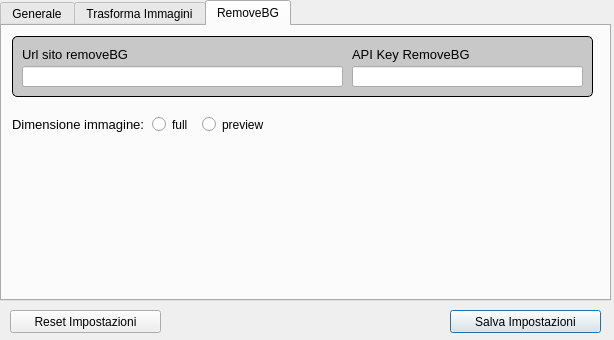
<?xml version="1.0" encoding="UTF-8"?>
<ui version="4.0">
 <class>Options</class>
 <widget class="QDialog" name="Options">
  <property name="geometry">
   <rect>
    <x>0</x>
    <y>0</y>
    <width>614</width>
    <height>340</height>
   </rect>
  </property>
  <property name="maximumSize">
   <size>
    <width>614</width>
    <height>340</height>
   </size>
  </property>
  <property name="windowTitle">
   <string>Impostazioni</string>
  </property>
  <widget class="QPushButtonGreen" name="saveSettings">
   <property name="geometry">
    <rect>
     <x>450</x>
     <y>310</y>
     <width>151</width>
     <height>23</height>
    </rect>
   </property>
   <property name="text">
    <string>Salva Impostazioni</string>
   </property>
  </widget>
  <widget class="QTabWidget" name="tabWidget">
   <property name="geometry">
    <rect>
     <x>0</x>
     <y>0</y>
     <width>611</width>
     <height>301</height>
    </rect>
   </property>
   <property name="currentIndex">
    <number>2</number>
   </property>
   <widget class="QWidget" name="tab">
    <attribute name="title">
     <string>Generale</string>
    </attribute>
    <widget class="Line" name="trasformaImmaginiBox">
     <property name="geometry">
      <rect>
       <x>10</x>
       <y>10</y>
       <width>581</width>
       <height>61</height>
      </rect>
     </property>
     <property name="styleSheet">
      <string notr="true">border: 1px solid black;
background-color: rgb(200, 200, 200);
border-radius: 5px;</string>
     </property>
     <property name="orientation">
      <enum>Qt::Vertical</enum>
     </property>
    </widget>
    <widget class="QLabel" name="label">
     <property name="geometry">
      <rect>
       <x>20</x>
       <y>20</y>
       <width>211</width>
       <height>16</height>
      </rect>
     </property>
     <property name="font">
      <font>
       <pointsize>10</pointsize>
      </font>
     </property>
     <property name="text">
      <string>Directory di default</string>
     </property>
    </widget>
    <widget class="QLineEdit" name="directoryBackup">
     <property name="geometry">
      <rect>
       <x>20</x>
       <y>40</y>
       <width>421</width>
       <height>21</height>
      </rect>
     </property>
     <property name="readOnly">
      <bool>true</bool>
     </property>
    </widget>
    <widget class="QPushButtonRed" name="deleteDirectory">
     <property name="geometry">
      <rect>
       <x>450</x>
       <y>40</y>
       <width>23</width>
       <height>23</height>
      </rect>
     </property>
     <property name="font">
      <font>
       <pointsize>9</pointsize>
      </font>
     </property>
     <property name="text">
      <string>X</string>
     </property>
    </widget>
    <widget class="QPushButtonBlue" name="chooseDirectory">
     <property name="geometry">
      <rect>
       <x>480</x>
       <y>40</y>
       <width>101</width>
       <height>23</height>
      </rect>
     </property>
     <property name="font">
      <font>
       <pointsize>9</pointsize>
      </font>
     </property>
     <property name="text">
      <string>Scegli Directory</string>
     </property>
    </widget>
   </widget>
   <widget class="QWidget" name="tab_3">
    <attribute name="title">
     <string>Trasforma Immagini</string>
    </attribute>
    <widget class="QCheckboxCustom" name="ridimensionaMin">
     <property name="geometry">
      <rect>
       <x>10</x>
       <y>70</y>
       <width>241</width>
       <height>20</height>
      </rect>
     </property>
     <property name="font">
      <font>
       <pointsize>10</pointsize>
      </font>
     </property>
     <property name="toolTip">
      <string>&lt;html&gt;&lt;head/&gt;&lt;body&gt;&lt;p align=&quot;justify&quot;&gt;Ridimensiona la foto se minore del valore indicato&lt;/p&gt;&lt;/body&gt;&lt;/html&gt;</string>
     </property>
     <property name="text">
      <string>Ridimensiona se un lato è minore di</string>
     </property>
     <property name="checked">
      <bool>true</bool>
     </property>
    </widget>
    <widget class="QCheckboxCustom" name="ridimensionaMax">
     <property name="geometry">
      <rect>
       <x>10</x>
       <y>100</y>
       <width>251</width>
       <height>20</height>
      </rect>
     </property>
     <property name="font">
      <font>
       <pointsize>10</pointsize>
      </font>
     </property>
     <property name="toolTip">
      <string>&lt;html&gt;&lt;head/&gt;&lt;body&gt;&lt;p align=&quot;justify&quot;&gt;Ridimensiona la foto se minore del valore indicato&lt;/p&gt;&lt;/body&gt;&lt;/html&gt;</string>
     </property>
     <property name="text">
      <string>Ridimensiona se un lato è maggiore di</string>
     </property>
     <property name="checked">
      <bool>true</bool>
     </property>
    </widget>
    <widget class="QCheckboxCustom" name="trasformaQualita">
     <property name="geometry">
      <rect>
       <x>10</x>
       <y>11</y>
       <width>63</width>
       <height>20</height>
      </rect>
     </property>
     <property name="font">
      <font>
       <pointsize>10</pointsize>
      </font>
     </property>
     <property name="toolTip">
      <string>&lt;html&gt;&lt;head/&gt;&lt;body&gt;&lt;p&gt;Se non spuntato setta la qualità al massimo&lt;/p&gt;&lt;/body&gt;&lt;/html&gt;</string>
     </property>
     <property name="text">
      <string>Qualità</string>
     </property>
     <property name="checked">
      <bool>true</bool>
     </property>
    </widget>
    <widget class="QSpinBox" name="qualitaSalvataggio">
     <property name="geometry">
      <rect>
       <x>86</x>
       <y>10</y>
       <width>49</width>
       <height>22</height>
      </rect>
     </property>
     <property name="font">
      <font>
       <family>Helvetica</family>
       <pointsize>10</pointsize>
       <weight>50</weight>
       <italic>false</italic>
       <bold>false</bold>
      </font>
     </property>
     <property name="styleSheet">
      <string notr="true">QSpinBox
{
	background-color: rgb(245, 245, 245);
	border: 1px solid black;
	border-radius: 5px;
	padding-right: 15px;
	font: 10pt 'Helvetica';
}

QSpinBox::up-button
{
	subcontrol-origin: border;
    border-image: url(:/Files/Files/up.png);
    border-width: 1px;
	margin-right: 2px;
}

QSpinBox::up-button:hover
{
	subcontrol-origin: border;
    border-image: url(:/Files/Files/up.png);
    border-width: 1px;
	background-color: #6C6C6C;
}

QSpinBox::down-button
{
	subcontrol-origin: border;
    border-image: url(:/Files/Files/down.png);
    border-width: 1px;
	margin-right: 2px;
}

QSpinBox::down-button:hover
{
	subcontrol-origin: border;
    border-image: url(:/Files/Files/down.png);
    border-width: 1px;
	background-color: #6C6C6C;
}</string>
     </property>
     <property name="minimum">
      <number>1</number>
     </property>
     <property name="maximum">
      <number>100</number>
     </property>
     <property name="value">
      <number>85</number>
     </property>
    </widget>
    <widget class="QSpinBox" name="latoMin">
     <property name="geometry">
      <rect>
       <x>240</x>
       <y>69</y>
       <width>86</width>
       <height>22</height>
      </rect>
     </property>
     <property name="font">
      <font>
       <family>Helvetica</family>
       <pointsize>10</pointsize>
       <weight>50</weight>
       <italic>false</italic>
       <bold>false</bold>
      </font>
     </property>
     <property name="styleSheet">
      <string notr="true">QSpinBox
{
	background-color: rgb(245, 245, 245);
	border: 1px solid black;
	border-radius: 5px;
	padding-right: 15px;
	font: 10pt 'Helvetica';
}

QSpinBox::up-button
{
	subcontrol-origin: border;
    border-image: url(:/Files/Files/up.png);
    border-width: 1px;
	margin-right: 2px;
}

QSpinBox::up-button:hover
{
	subcontrol-origin: border;
    border-image: url(:/Files/Files/up.png);
    border-width: 1px;
	background-color: #6C6C6C;
}

QSpinBox::down-button
{
	subcontrol-origin: border;
    border-image: url(:/Files/Files/down.png);
    border-width: 1px;
	margin-right: 2px;
}

QSpinBox::down-button:hover
{
	subcontrol-origin: border;
    border-image: url(:/Files/Files/down.png);
    border-width: 1px;
	background-color: #6C6C6C;
}</string>
     </property>
     <property name="suffix">
      <string> Pixel</string>
     </property>
     <property name="minimum">
      <number>10</number>
     </property>
     <property name="maximum">
      <number>4000</number>
     </property>
     <property name="singleStep">
      <number>20</number>
     </property>
     <property name="value">
      <number>600</number>
     </property>
    </widget>
    <widget class="QSpinBox" name="latoMax">
     <property name="geometry">
      <rect>
       <x>255</x>
       <y>99</y>
       <width>86</width>
       <height>22</height>
      </rect>
     </property>
     <property name="font">
      <font>
       <family>Helvetica</family>
       <pointsize>10</pointsize>
       <weight>50</weight>
       <italic>false</italic>
       <bold>false</bold>
      </font>
     </property>
     <property name="styleSheet">
      <string notr="true">QSpinBox
{
	background-color: rgb(245, 245, 245);
	border: 1px solid black;
	border-radius: 5px;
	padding-right: 15px;
	font: 10pt 'Helvetica';
}

QSpinBox::up-button
{
	subcontrol-origin: border;
    border-image: url(:/Files/Files/up.png);
    border-width: 1px;
	margin-right: 2px;
}

QSpinBox::up-button:hover
{
	subcontrol-origin: border;
    border-image: url(:/Files/Files/up.png);
    border-width: 1px;
	background-color: #6C6C6C;
}

QSpinBox::down-button
{
	subcontrol-origin: border;
    border-image: url(:/Files/Files/down.png);
    border-width: 1px;
	margin-right: 2px;
}

QSpinBox::down-button:hover
{
	subcontrol-origin: border;
    border-image: url(:/Files/Files/down.png);
    border-width: 1px;
	background-color: #6C6C6C;
}</string>
     </property>
     <property name="suffix">
      <string> Pixel</string>
     </property>
     <property name="minimum">
      <number>10</number>
     </property>
     <property name="maximum">
      <number>9999</number>
     </property>
     <property name="singleStep">
      <number>20</number>
     </property>
     <property name="value">
      <number>4500</number>
     </property>
    </widget>
    <widget class="QSpinBox" name="percAumento">
     <property name="geometry">
      <rect>
       <x>200</x>
       <y>130</y>
       <width>61</width>
       <height>22</height>
      </rect>
     </property>
     <property name="font">
      <font>
       <family>Helvetica</family>
       <pointsize>10</pointsize>
       <weight>50</weight>
       <italic>false</italic>
       <bold>false</bold>
      </font>
     </property>
     <property name="styleSheet">
      <string notr="true">QSpinBox
{
	background-color: rgb(245, 245, 245);
	border: 1px solid black;
	border-radius: 5px;
	padding-right: 15px;
	font: 10pt 'Helvetica';
}

QSpinBox::up-button
{
	subcontrol-origin: border;
    border-image: url(:/Files/Files/up.png);
    border-width: 1px;
	margin-right: 2px;
}

QSpinBox::up-button:hover
{
	subcontrol-origin: border;
    border-image: url(:/Files/Files/up.png);
    border-width: 1px;
	background-color: #6C6C6C;
}

QSpinBox::down-button
{
	subcontrol-origin: border;
    border-image: url(:/Files/Files/down.png);
    border-width: 1px;
	margin-right: 2px;
}

QSpinBox::down-button:hover
{
	subcontrol-origin: border;
    border-image: url(:/Files/Files/down.png);
    border-width: 1px;
	background-color: #6C6C6C;
}</string>
     </property>
     <property name="suffix">
      <string>%</string>
     </property>
     <property name="minimum">
      <number>0</number>
     </property>
     <property name="maximum">
      <number>500</number>
     </property>
     <property name="value">
      <number>8</number>
     </property>
    </widget>
    <widget class="QLabel" name="label_10">
     <property name="geometry">
      <rect>
       <x>10</x>
       <y>134</y>
       <width>181</width>
       <height>16</height>
      </rect>
     </property>
     <property name="font">
      <font>
       <pointsize>10</pointsize>
      </font>
     </property>
     <property name="text">
      <string>Percentuale margine dal bordo</string>
     </property>
    </widget>
    <widget class="QLabel" name="label_11">
     <property name="geometry">
      <rect>
       <x>10</x>
       <y>163</y>
       <width>141</width>
       <height>16</height>
      </rect>
     </property>
     <property name="font">
      <font>
       <pointsize>10</pointsize>
      </font>
     </property>
     <property name="text">
      <string>Aspect Ratio immagine</string>
     </property>
    </widget>
    <widget class="QLabel" name="label_12">
     <property name="geometry">
      <rect>
       <x>210</x>
       <y>163</y>
       <width>16</width>
       <height>16</height>
      </rect>
     </property>
     <property name="font">
      <font>
       <pointsize>10</pointsize>
      </font>
     </property>
     <property name="text">
      <string>:</string>
     </property>
    </widget>
    <widget class="QSpinBox" name="ratioWidth">
     <property name="geometry">
      <rect>
       <x>160</x>
       <y>160</y>
       <width>41</width>
       <height>22</height>
      </rect>
     </property>
     <property name="font">
      <font>
       <family>Helvetica</family>
       <pointsize>10</pointsize>
       <weight>50</weight>
       <italic>false</italic>
       <bold>false</bold>
      </font>
     </property>
     <property name="styleSheet">
      <string notr="true">QSpinBox
{
	background-color: rgb(245, 245, 245);
	border: 1px solid black;
	border-radius: 5px;
	padding-right: 15px;
	font: 10pt 'Helvetica';
}
</string>
     </property>
     <property name="buttonSymbols">
      <enum>QAbstractSpinBox::NoButtons</enum>
     </property>
     <property name="minimum">
      <number>0</number>
     </property>
     <property name="maximum">
      <number>10000</number>
     </property>
     <property name="value">
      <number>2</number>
     </property>
    </widget>
    <widget class="QSpinBox" name="ratioHeight">
     <property name="geometry">
      <rect>
       <x>224</x>
       <y>160</y>
       <width>41</width>
       <height>22</height>
      </rect>
     </property>
     <property name="font">
      <font>
       <family>Helvetica</family>
       <pointsize>10</pointsize>
       <weight>50</weight>
       <italic>false</italic>
       <bold>false</bold>
      </font>
     </property>
     <property name="styleSheet">
      <string notr="true">QSpinBox
{
	background-color: rgb(245, 245, 245);
	border: 1px solid black;
	border-radius: 5px;
	padding-right: 15px;
	font: 10pt 'Helvetica';
}
</string>
     </property>
     <property name="buttonSymbols">
      <enum>QAbstractSpinBox::NoButtons</enum>
     </property>
     <property name="minimum">
      <number>0</number>
     </property>
     <property name="maximum">
      <number>10000</number>
     </property>
     <property name="value">
      <number>3</number>
     </property>
    </widget>
    <widget class="QLabel" name="label_13">
     <property name="geometry">
      <rect>
       <x>10</x>
       <y>40</y>
       <width>111</width>
       <height>16</height>
      </rect>
     </property>
     <property name="font">
      <font>
       <pointsize>10</pointsize>
      </font>
     </property>
     <property name="text">
      <string>Salva immagine in:</string>
     </property>
    </widget>
    <widget class="QRadioButtonCustom" name="radioButtonJpg">
     <property name="geometry">
      <rect>
       <x>130</x>
       <y>40</y>
       <width>51</width>
       <height>17</height>
      </rect>
     </property>
     <property name="text">
      <string>jpg</string>
     </property>
     <attribute name="buttonGroup">
      <string notr="true">imageOutputFormat</string>
     </attribute>
    </widget>
    <widget class="QRadioButtonCustom" name="radioButtonPng">
     <property name="geometry">
      <rect>
       <x>180</x>
       <y>40</y>
       <width>51</width>
       <height>17</height>
      </rect>
     </property>
     <property name="text">
      <string>png</string>
     </property>
     <attribute name="buttonGroup">
      <string notr="true">imageOutputFormat</string>
     </attribute>
    </widget>
    <widget class="QRadioButtonCustom" name="radioButtonWebp">
     <property name="geometry">
      <rect>
       <x>230</x>
       <y>40</y>
       <width>51</width>
       <height>17</height>
      </rect>
     </property>
     <property name="text">
      <string>webp</string>
     </property>
     <attribute name="buttonGroup">
      <string notr="true">imageOutputFormat</string>
     </attribute>
    </widget>
   </widget>
   <widget class="QWidget" name="tab_2">
    <attribute name="title">
     <string>RemoveBG</string>
    </attribute>
    <widget class="Line" name="trasformaImmaginiBox_2">
     <property name="geometry">
      <rect>
       <x>10</x>
       <y>10</y>
       <width>581</width>
       <height>61</height>
      </rect>
     </property>
     <property name="styleSheet">
      <string notr="true">border: 1px solid black;
background-color: rgb(200, 200, 200);
border-radius: 5px;</string>
     </property>
     <property name="orientation">
      <enum>Qt::Vertical</enum>
     </property>
    </widget>
    <widget class="QLineEdit" name="apiKeyRemoveBG">
     <property name="geometry">
      <rect>
       <x>350</x>
       <y>40</y>
       <width>231</width>
       <height>21</height>
      </rect>
     </property>
     <property name="echoMode">
      <enum>QLineEdit::Password</enum>
     </property>
    </widget>
    <widget class="QLineEdit" name="urlRemoveBG">
     <property name="geometry">
      <rect>
       <x>20</x>
       <y>40</y>
       <width>321</width>
       <height>21</height>
      </rect>
     </property>
    </widget>
    <widget class="QLabel" name="label_3">
     <property name="geometry">
      <rect>
       <x>20</x>
       <y>20</y>
       <width>181</width>
       <height>16</height>
      </rect>
     </property>
     <property name="font">
      <font>
       <pointsize>10</pointsize>
      </font>
     </property>
     <property name="text">
      <string>Url sito removeBG</string>
     </property>
    </widget>
    <widget class="QLabel" name="label_4">
     <property name="geometry">
      <rect>
       <x>350</x>
       <y>20</y>
       <width>181</width>
       <height>16</height>
      </rect>
     </property>
     <property name="font">
      <font>
       <pointsize>10</pointsize>
      </font>
     </property>
     <property name="text">
      <string>API Key RemoveBG</string>
     </property>
    </widget>
    <widget class="QLabel" name="label_14">
     <property name="geometry">
      <rect>
       <x>10</x>
       <y>90</y>
       <width>141</width>
       <height>16</height>
      </rect>
     </property>
     <property name="font">
      <font>
       <pointsize>10</pointsize>
      </font>
     </property>
     <property name="text">
      <string>Dimensione immagine:</string>
     </property>
    </widget>
    <widget class="QRadioButtonCustom" name="radioButtonSizeFull">
     <property name="geometry">
      <rect>
       <x>150</x>
       <y>90</y>
       <width>51</width>
       <height>17</height>
      </rect>
     </property>
     <property name="text">
      <string>full</string>
     </property>
     <attribute name="buttonGroup">
      <string notr="true">removeBgImageSize</string>
     </attribute>
    </widget>
    <widget class="QRadioButtonCustom" name="radioButtonSizePreview">
     <property name="geometry">
      <rect>
       <x>200</x>
       <y>90</y>
       <width>71</width>
       <height>17</height>
      </rect>
     </property>
     <property name="text">
      <string>preview</string>
     </property>
     <attribute name="buttonGroup">
      <string notr="true">removeBgImageSize</string>
     </attribute>
    </widget>
   </widget>
  </widget>
  <widget class="QPushButtonBlue" name="reset_settings">
   <property name="geometry">
    <rect>
     <x>10</x>
     <y>310</y>
     <width>151</width>
     <height>23</height>
    </rect>
   </property>
   <property name="text">
    <string>Reset Impostazioni</string>
   </property>
  </widget>
 </widget>
 <customwidgets>
  <customwidget>
   <class>QCheckboxCustom</class>
   <extends>QCheckBox</extends>
   <header location="global">CustomWidgets/qcheckboxcustom.h</header>
  </customwidget>
  <customwidget>
   <class>QPushButtonRed</class>
   <extends>QPushButton</extends>
   <header location="global">CustomWidgets/qpushbuttonred.h</header>
  </customwidget>
  <customwidget>
   <class>QPushButtonBlue</class>
   <extends>QPushButton</extends>
   <header location="global">CustomWidgets/qpushbuttonblue.h</header>
  </customwidget>
  <customwidget>
   <class>QPushButtonGreen</class>
   <extends>QPushButton</extends>
   <header location="global">CustomWidgets/qpushbuttongreen.h</header>
  </customwidget>
  <customwidget>
   <class>QRadioButtonCustom</class>
   <extends>QRadioButton</extends>
   <header location="global">CustomWidgets/qradiobuttoncustom.h</header>
  </customwidget>
 </customwidgets>
 <resources/>
 <connections/>
 <buttongroups>
  <buttongroup name="imageOutputFormat"/>
  <buttongroup name="removeBgImageSize"/>
 </buttongroups>
</ui>
